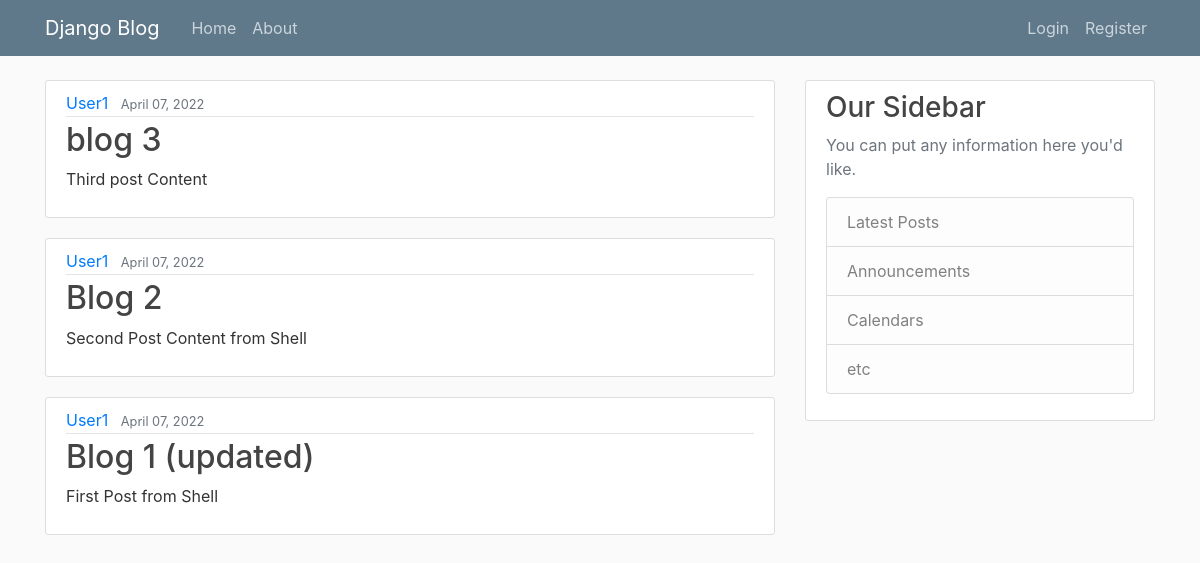
The app's page /, older data.
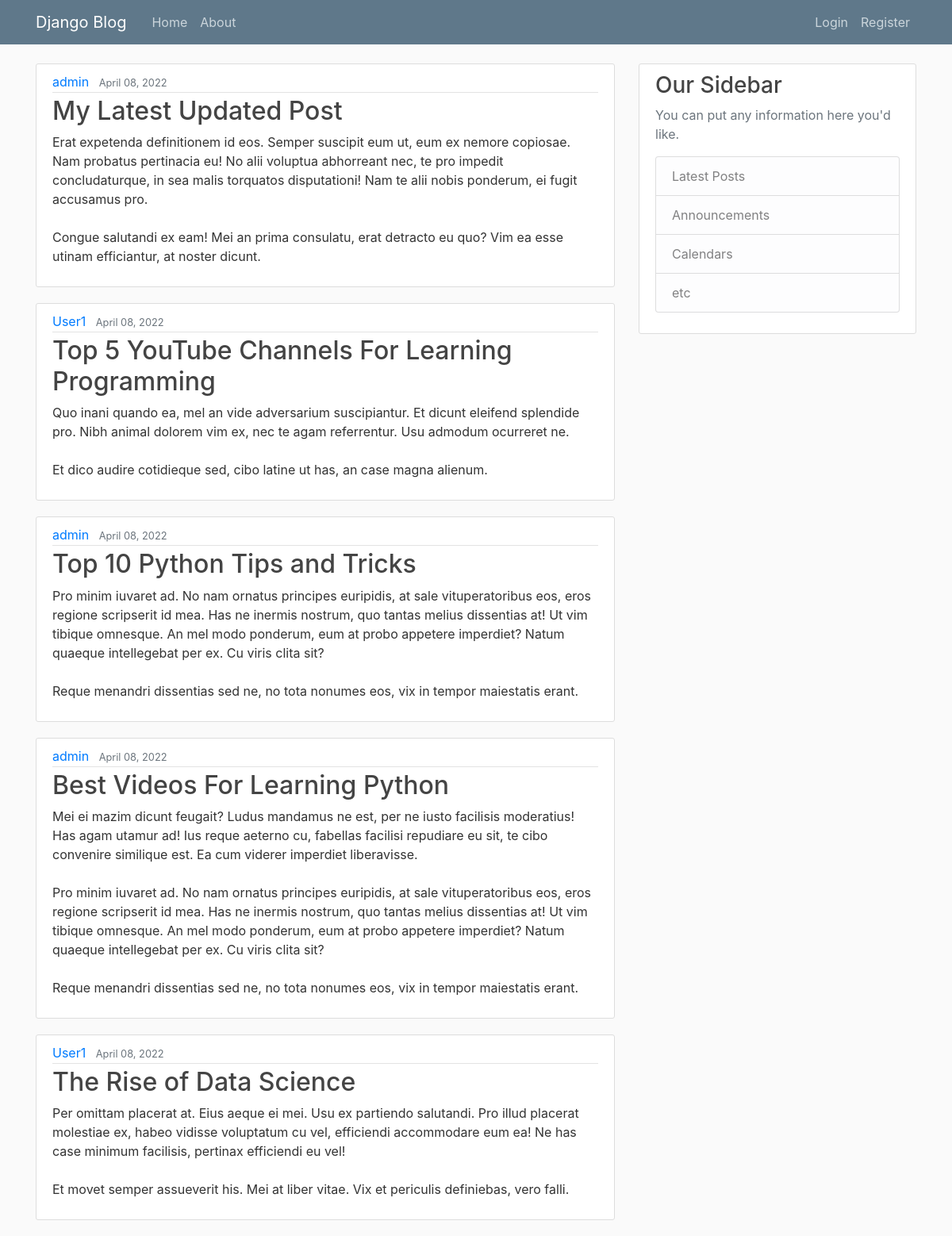
The same page, newer data.
### blogapp/models.py (models this page shows, shortened)
class Post(models.Model):
    title = models.CharField(max_length=100)
    content = models.TextField()
    date_posted = models.DateTimeField(default=timezone.now)  # auto_now_add=True
    author = models.ForeignKey(User, on_delete=models.CASCADE)

### blogapp/views.py (the view)
# urls.py: path('', views.PostListView.as_view(), name='home'),
class PostListView(ListView):
    model = Post
    template_name = 'blogapp/home.html'
    context_object_name = 'posts'
    ordering = ['-date_posted']
    paginate_by = 5

### blogapp/templates/blogapp/home.html
{% extends "blogapp/base.html" %}
{% block body %}
    {% for post in posts %}
        <article class="media content-section">
          <div class="media-body">
            <div class="article-metadata">
              <a class="mr-2" href="#">{{ post.author }}</a>
              <small class="text-muted">{{ post.date_posted|date:"F d, Y" }}</small>
            </div>
            <h2><a class="article-title" href="#">{{ post.title }}</a></h2>
            <p class="article-content">{{ post.content }}</p>
          </div>
        </article>
    {% endfor %}
{% endblock body %}

### blogapp/templates/blogapp/base.html (shortened to what this page needs)
<!DOCTYPE html>
{% load static %}
<html>
<head>
    <link rel="stylesheet" href="https://maxcdn.bootstrapcdn.com/bootstrap/4.0.0/css/bootstrap.min.css">
    <link rel="stylesheet" type="text/css" href="{% static 'blogapp/main.css' %}">
</head>
<body>
    <header class="site-header">
      <nav class="navbar navbar-expand-md navbar-dark bg-steel fixed-top">
        <div class="container">
          <a class="navbar-brand mr-4" href="{% url 'blogapp:home' %}">Django Blog</a>
          <div class="collapse navbar-collapse" id="navbarToggle">
            <div class="navbar-nav mr-auto">
              <a class="nav-item nav-link" href="{% url 'blogapp:home' %}">Home</a>
              <a class="nav-item nav-link" href="{% url 'blogapp:about' %}">About</a>
            </div>
            <div class="navbar-nav">
                {% if user.is_authenticated %}
                <a class="nav-item nav-link" href="{% url 'blogapp:create' %}">New Post</a>
                <a class="nav-item nav-link" href="{% url 'userapp:profile' %}">Profile</a>
                <a class="nav-item nav-link" href="{% url 'userapp:logout' %}">Logout</a>
                {% else %}
                <a class="nav-item nav-link" href="{% url 'userapp:login' %}">Login</a>
                <a class="nav-item nav-link" href="{% url 'userapp:register' %}">Register</a>
                {% endif %}
            </div>
          </div>
        </div>
      </nav>
    </header>
    <main role="main" class="container">
      <div class="row">
        <div class="col-md-8">
          {% block body %}{% endblock body %}
        </div>
        <div class="col-md-4">
          <div class="content-section">
            <h3>Our Sidebar</h3>
            <p class='text-muted'>You can put any information here you'd like.
              <ul class="list-group">
                <li class="list-group-item list-group-item-light">Latest Posts</li>
                <li class="list-group-item list-group-item-light">Announcements</li>
                <li class="list-group-item list-group-item-light">Calendars</li>
                <li class="list-group-item list-group-item-light">etc</li>
              </ul>
            </p>
          </div>
        </div>
      </div>
    </main>
</body>
</html>

### blogapp/static/blogapp/main.css (style rules this page uses)
body { background: #fafafa; color: #333333; margin-top: 5rem; }
h1, h2, h3, h4, h5, h6 { color: #444444; }
ul { margin: 0; }
.bg-steel { background-color: #5f788a; }
.site-header .navbar-nav .nav-link { color: #cbd5db; }
.content-section { background: #ffffff; padding: 10px 20px; border: 1px solid #dddddd; border-radius: 3px; margin-bottom: 20px; }
.article-title { color: #444444; }
.article-content { white-space: pre-line; }
.article-metadata { padding-bottom: 1px; margin-bottom: 4px; border-bottom: 1px solid #e3e3e3 }

Row changes from the older to the newer data that the page shows:
no longer on this page (row unchanged): Post: author "User1", date_posted "April 07, 2022", title "blog 3", content "Third post Content"
no longer on this page (row unchanged): Post: author "User1", date_posted "April 07, 2022", title "Blog 2", content "Second Post Content from Shell"
no longer on this page (row unchanged): Post: author "User1", date_posted "April 07, 2022", title "Blog 1 (updated)", content "First Post from Shell"
added Post: author "admin", date_posted "April 08, 2022", title "My Latest Updated Post", content "Erat expetenda definitionem id eos. Semper suscipit eum ut, eum ex nemore copiosae. Nam probatus pertinacia eu! No alii voluptua abhorreant nec, te pro impedit concludaturque, in sea malis torquatos disputationi! Nam te alii nobis ponderum, ei fugit accusamus pro. Congue salutandi ex eam! Mei an prima consulatu, erat detracto eu quo? Vim ea esse utinam efficiantur, at noster dicunt."
added Post: author "User1", date_posted "April 08, 2022", title "Top 5 YouTube Channels For Learning Programming", content "Quo inani quando ea, mel an vide adversarium suscipiantur. Et dicunt eleifend splendide pro. Nibh animal dolorem vim ex, nec te agam referrentur. Usu admodum ocurreret ne. Et dico audire cotidieque sed, cibo latine ut has, an case magna alienum."
added Post: author "admin", date_posted "April 08, 2022", title "Top 10 Python Tips and Tricks", content "Pro minim iuvaret ad. No nam ornatus principes euripidis, at sale vituperatoribus eos, eros regione scripserit id mea. Has ne inermis nostrum, quo tantas melius dissentias at! Ut vim tibique omnesque. An mel modo ponderum, eum at probo appetere imperdiet? Natum quaeque intellegebat per ex. Cu viris clita sit? Reque menandri dissentias sed ne, no tota nonumes eos, vix in tempor maiestatis erant."
added Post: author "admin", date_posted "April 08, 2022", title "Best Videos For Learning Python", content "Mei ei mazim dicunt feugait? Ludus mandamus ne est, per ne iusto facilisis moderatius! Has agam utamur ad! Ius reque aeterno cu, fabellas facilisi repudiare eu sit, te cibo convenire similique est. Ea cum viderer imperdiet liberavisse. Pro minim iuvaret ad. No nam ornatus principes euripidis, at sale vituperatoribus eos, eros regione scripserit id mea. Has ne inermis nostrum, quo tantas melius dissentias at! Ut vim tibique omnesque. An mel modo ponderum, eum at probo appetere imperdiet? Natum quaeque intellegebat per ex. Cu viris clita sit? Reque menandri dissentias sed ne, no tota nonumes eos, vix in tempor maiestatis erant."
added Post: author "User1", date_posted "April 08, 2022", title "The Rise of Data Science", content "Per omittam placerat at. Eius aeque ei mei. Usu ex partiendo salutandi. Pro illud placerat molestiae ex, habeo vidisse voluptatum cu vel, efficiendi accommodare eum ea! Ne has case minimum facilisis, pertinax efficiendi eu vel! Et movet semper assueverit his. Mei at liber vitae. Vix et periculis definiebas, vero falli."
